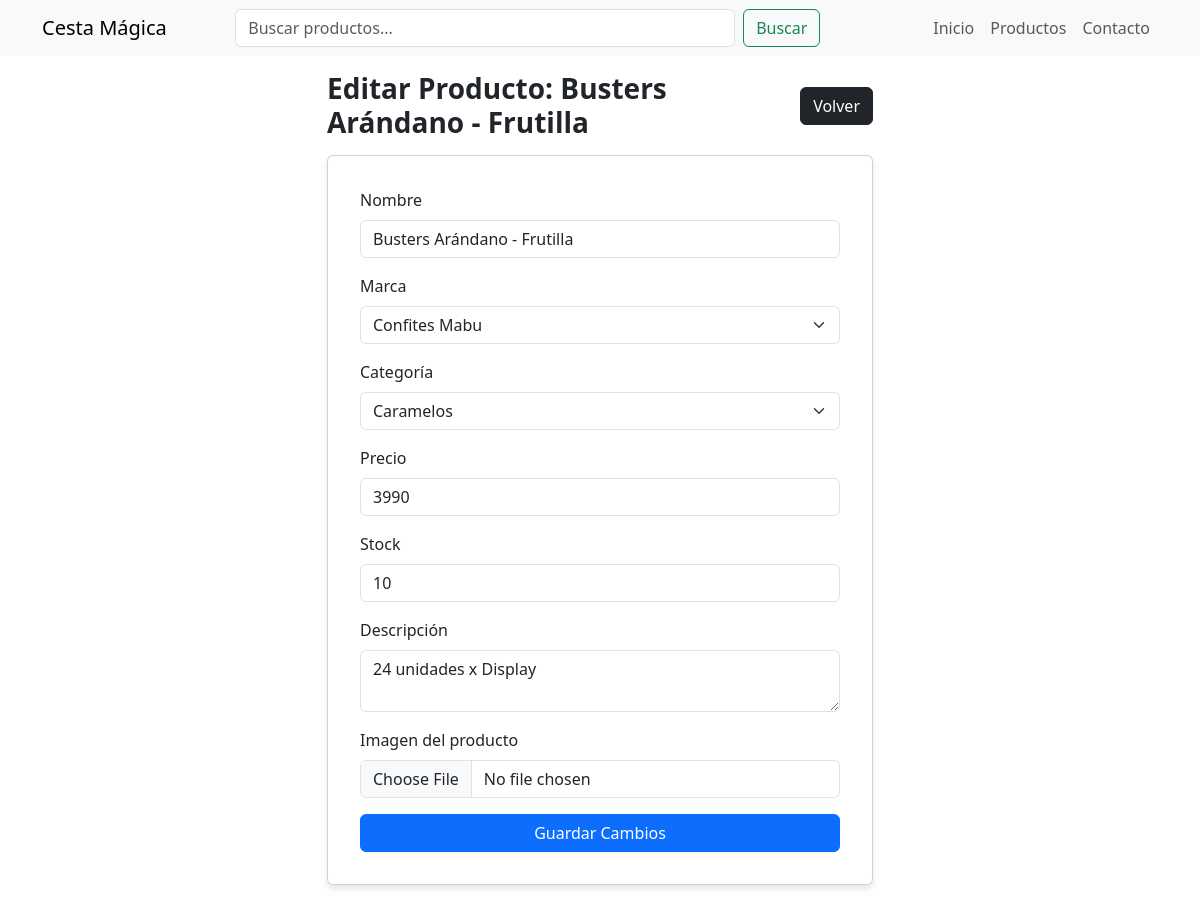
/gestion/editar/4/ (signed in), run on an earlier commit of the app's database.
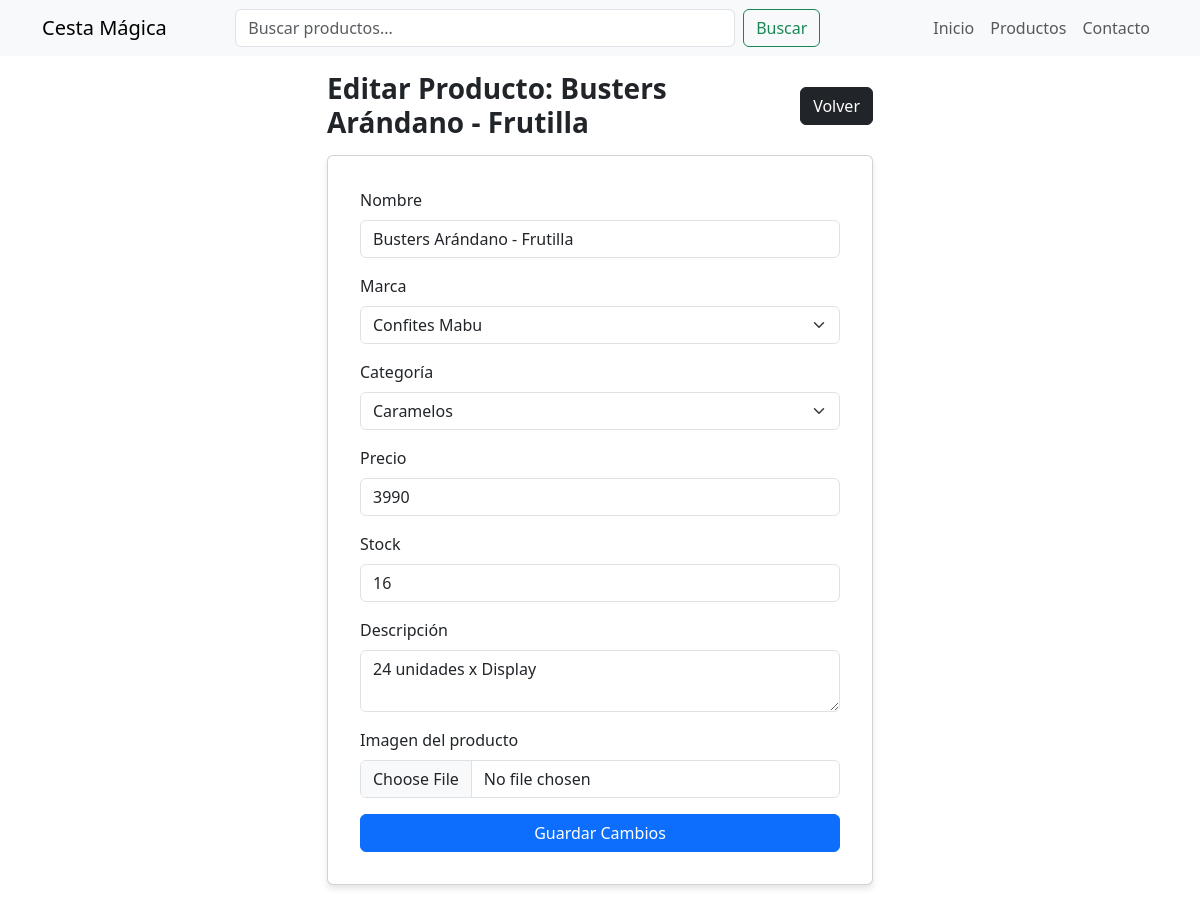
And on a later commit of the database.
### Inventario/models.py (models this page shows, shortened)
class Producto(models.Model):
    nombre = models.CharField(max_length=200)
    descripcion = models.TextField()
    stock = models.IntegerField()
    precio = models.IntegerField()
    imagen = models.ImageField(upload_to='productos/')
    categoria = models.ForeignKey(Categoria, on_delete=models.CASCADE)
    marca = models.ForeignKey(Marca, on_delete=models.CASCADE)
    destacado = models.BooleanField(default=False)

### Inventario/views.py (the view, shortened to what this page needs)
# urls.py: path('gestion/editar/<int:id>/', views.editar_producto, name='editar_producto'),
@login_required
def editar_producto(request, id):
    producto = get_object_or_404(Producto, id=id)
    categorias = Categoria.objects.all()
    marcas = Marca.objects.all()
    context = {
        'producto': producto,
        'categorias': Categoria.objects.all(),
        'marcas': Marca.objects.all()
    }
    return render(request, 'CestaMagica/Gestion/editar.html', context)

### Inventario/templates/CestaMagica/Gestion/editar.html (shortened to what this page needs)
{% extends "base.html" %}
{% block content %}
<div class="container mb-3">
  <div class="row justify-content-center mb-3 mt-3">
    <div class="col-12 col-md-8 col-lg-6">
      <div class="d-flex justify-content-between align-items-center">
        <h3 class="mb-0">Editar Producto: {{producto.nombre}}</h3>
        <a href="{% url 'gestion' %}" class="btn btn-dark">Volver</a>
      </div>
    </div>
  </div>
  <div class="row justify-content-center">
    <div class="col-12 col-md-8 col-lg-6">
      <div class="card">
        <div class="card-body">
            <form id="form_agregar" action="" method="POST" enctype="multipart/form-data" novalidate>
                <div class="mb-3">
                    <label for="nombre" class="form-label">Nombre</label>
                    <input type="text" class="form-control" name="nombre" id="nombre" value="{{producto.nombre}}" required/>
                </div>
                <div class="mb-3">
                    <label for="marca" class="form-label">Marca</label>
                    <select class="form-select" name="marca" id="marca" required>
                        {% for marca in marcas|dictsort:"nombre" %}
                            {% if marca.id == producto.marca.id %}
                                <option value="{{marca.id}}" selected>{{marca.nombre}}</option>
                            {% else %}
                                <option value="{{marca.id}}">{{marca.nombre}}</option>
                            {% endif %}
                        {% endfor %}
                    </select>
                </div>
                <div class="mb-3">
                    <label for="categoria" class="form-label">Categoría</label>
                    <select class="form-select" name="categoria" id="categoria" required>
                    {% for categoria in categorias|dictsort:"nombre" %}
                        {% if categoria.id == producto.categoria.id %}
                            <option value="{{categoria.id}}" selected>{{categoria.nombre}}</option>
                        {% else %}
                            <option value="{{categoria.id}}">{{categoria.nombre}}</option>
                        {% endif %}
                    {% endfor %}
                    </select>
                </div>
                <div class="mb-3">
                    <label for="precio" class="form-label">Precio</label>
                    <input type="number" class="form-control" name="precio" id="precio" min="0" step="0.01" value="{{producto.precio}}" required />
                </div>
                <div class="mb-3">
                    <label for="stock" class="form-label">Stock</label>
                    <input type="number" class="form-control" name="stock" id="stock" min="0" value="{{producto.stock}}" required />
                </div>
                <div class="mb-3">
                    <label for="descripcion" class="form-label">Descripción</label>
                    <textarea class="form-control" name="descripcion" id="descripcion" rows="2" required>{{producto.descripcion}}</textarea>
                </div>
                <div class="mb-3">
                    <label for="imagen" class="form-label">Imagen del producto</label>
                    <input class="form-control" type="file" name="imagen" id="imagen" accept="image/*"/>
                </div>
                <div class="d-grid">
                    <button class="btn btn-primary" type="submit">Guardar Cambios</button>
                </div>
            </form>
        </div>
      </div>
    </div>
  </div>
</div>
{% endblock %}

What changed in the data, as far as the page shows it:
changed Producto "Busters Arándano - Frutilla": stock "10" → "16"
